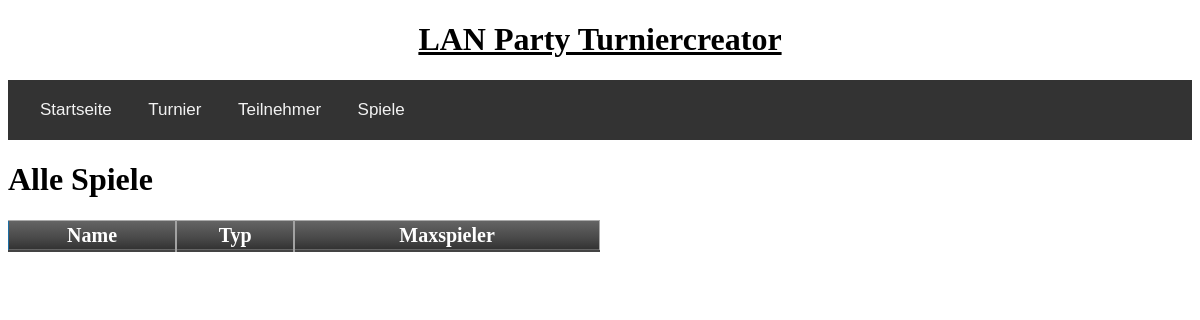
/spiele, run on an earlier commit of the app's database.
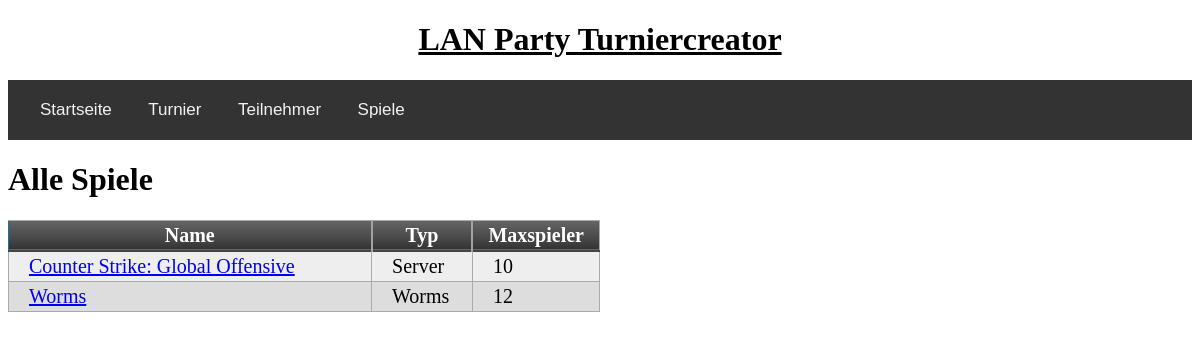
And on a later commit of the database.
### tables this page shows
CREATE TABLE spiel(spielid integer primary key autoincrement, name text, typ text, maxspieler integer);

### app/routes.py (the view)
@app.route('/spiele')
def spiele():
	alle_spiele = get_all_spiele()
	return render_template('spiele.html', title="Alle Spiele Übersicht", alle_spiele=alle_spiele)

### app/db.py (called while the page is built)
def get_all_spiele():
	try:
		query = 'select name, typ, maxspieler from spiel;'
		return cursor.execute(query)
	except sqlite3.IntegrityError as e:
		return "Integrity Error: " + str(e)
	connection.close()

### app/templates/spiele.html
{% extends "base.html" %}
{% block app_content %}
        <h1>Alle Spiele</h1>
        <table class="myTable">
            <thead>
                <tr>
                    <th>Name</th>
                    <th>Typ</th>
                    <th>Maxspieler</th>
                </tr>
            </thead>
            {% for spiel in alle_spiele %}
                <tr>
                    <td><a href="{{ url_for("spiel", spiel=spiel[0]) }}">{{ spiel[0] }}</a></td>
                    <td>{{ spiel[1] }}</td>
                    <td>{{ spiel[2]}}</td>
                </tr>
            {% endfor %}
        </table>
{% endblock %}

### app/templates/base.html (shortened to what this page needs)
<!DOCTYPE html>
<html>
<head>
    <link rel="stylesheet" type="text/css" href="{{ url_for('static', filename='tables.css') }}">
    <link rel="stylesheet" type="text/css" href="{{ url_for('static', filename='navi.css') }}">
    <link rel="stylesheet" type="text/css" href="{{ url_for('static', filename='forms.css') }}">
</head>
<body>
<div id="header">
    <h1>LAN Party Turniercreator</h1>
</div>
<div id="navbar" class="navbar">
    <a href="{{ url_for("index") }}">Startseite</a>
    <label for="turnier">Turnier</label>
    <label for="teilnehmer">Teilnehmer</label>
    <label for="spiele">Spiele</label>
</div>
 <div>
    {% block app_content %}{% endblock %}
 </div>
</body>
</html>

### app/static/tables.css (style rules this page uses)
table.myTable { border: 1px solid #1C6EA4; background-color: #EEEEEE; min-width: 50%; width: auto; text-align: left; border-collapse: collapse; }
table.myTable td, table.myTable th { border: 1px solid #AAAAAA; padding: 3px 2px; }
table.myTable tbody td { font-size: 20px; padding-left: 20px; }
table.myTable tr:nth-child(even) { background: #DDDDDD; }
table.myTable thead { background: #333333; background: -moz-linear-gradient(top, #666666 0%, #474747 66%, #333333 100%); background: -webkit-linear-gradient(top, #666666 0%, #474747 66%, #333333 100%); background: linear-gradient(to bottom, #666666 0%, #474747 66%, #333333 100%); border-bottom: 2px solid #444444; }
table.myTable thead th { font-size: 20px; font-weight: bold; color: #FFFFFF; text-align: center; border-left: 2px solid #A2A2A2; }
table.myTable thead th:first-child { border-left: none; }

### app/static/navi.css (style rules this page uses)
.navbar { background-color: #333; overflow: hidden; font-family: 'Oswald', sans-serif; padding: 20px 16px; }
.navbar label, .navbar a { color: #f2f2f2; text-align: center; padding: 20px 16px; text-decoration: none; font-size: 17px; }
#header { text-align: center; text-decoration: underline; }

What changed in the data, as far as the page shows it:
added spiel: name "Counter Strike: Global Offensive", typ "Server", maxspieler "10"
added spiel: name "Worms", typ "Worms", maxspieler "12"
